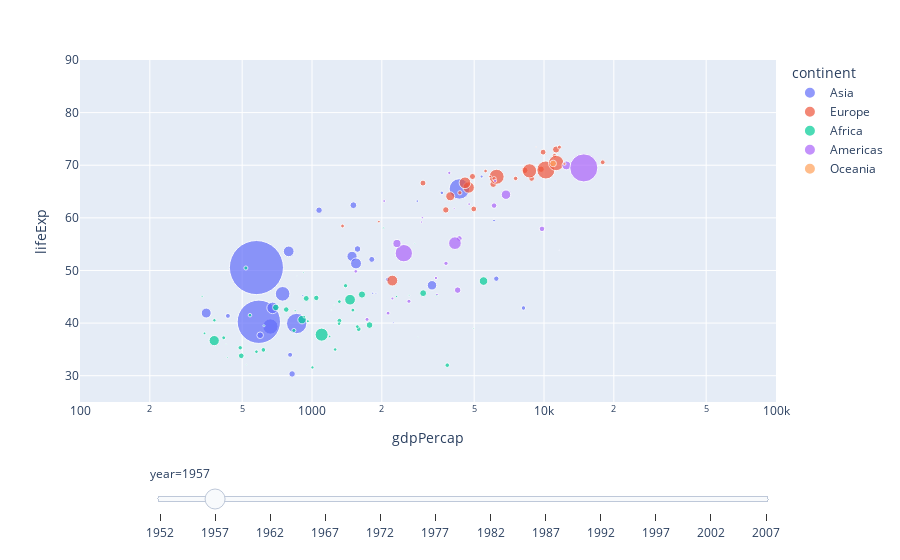

The code cell stored with this chart in its notebook:
### Code cell
df = px.data.gapminder()
fig = px.scatter(df, x="gdpPercap", y="lifeExp", animation_frame="year", animation_group="country",
           size="pop", color="continent", hover_name="country",
           log_x=True, size_max=55, range_x=[100,100000], range_y=[25,90])

fig["layout"].pop("updatemenus") # optional, drop animation buttons
fig.update_layout(height=600)
fig.show()

### Figure 1 — Plotly figure (JSON) as saved in the notebook; plotly's stock layout.template omitted (floating-point values rounded to 4 significant figures)
{"data": [{"hovertemplate": "<b>%{hovertext}</b><br><br>continent=Asia<br>year=1957<br>gdpPercap=%{x}<br>lifeExp=%{y}<br>pop=%{marker.size}<extra></extra>", "hovertext": ["Afghanistan", "Bahrain", "Bangladesh", "Cambodia", "China", "Hong Kong, China", "India", "Indonesia", "Iran", "Iraq", "Israel", "Japan", "Jordan", "Korea, Dem. Rep.", "Korea, Rep.", "Kuwait", "Lebanon", "Malaysia", "Mongolia", "Myanmar", "Nepal", "Oman", "Pakistan", "Philippines", "Saudi Arabia", "Singapore", "Sri Lanka", "Syria", "Taiwan", "Thailand", "Vietnam", "West Bank and Gaza", "Yemen, Rep."], "ids": ["Afghanistan", "Bahrain", "Bangladesh", "Cambodia", "China", "Hong Kong, China", "India", "Indonesia", "Iran", "Iraq", "Israel", "Japan", "Jordan", "Korea, Dem. Rep.", "Korea, Rep.", "Kuwait", "Lebanon", "Malaysia", "Mongolia", "Myanmar", "Nepal", "Oman", "Pakistan", "Philippines", "Saudi Arabia", "Singapore", "Sri Lanka", "Syria", "Taiwan", "Thailand", "Vietnam", "West Bank and Gaza", "Yemen, Rep."], "legendgroup": "Asia", "marker": {"color": "#636efa", "size": [9240934, 138655, 51365468, 5322536, 637408000, 2736300, 409000000, 90124000, 19792000, 6248643, 1944401, 91563009, 746559, 9411381, 22611552, 212846, 1647412, 7739235, 882134, 21731844, 9682338, 561977, 46679944, 26072194, 4419650, 1445929, 9128546, 4149908, 10164215, 25041917, 28998543, 1070439, 5498090], "sizemode": "area", "sizeref": 435900.0, "symbol": "circle"}, "mode": "markers", "name": "Asia", "orientation": "v", "showlegend": true, "type": "scatter", "x": [820.9, 11640.0, 661.6, 434.0, 576.0, 3629.0, 590.1, 858.9, 3290.0, 6229.0, 5385.0, 4318.0, 1886.0, 1571.0, 1488.0, 113500.0, 6090.0, 1810.0, 912.7, 350, 597.9, 2243.0, 747.1, 1548.0, 8158.0, 2843.0, 1073.0, 2117.0, 1508.0, 793.6, 676.3, 1827.0, 804.8], "xaxis": "x", "y": [30.33, 53.83, 39.35, 41.37, 50.55, 64.75, 40.25, 39.92, 47.18, 48.44, 67.84, 65.5, 45.67, 54.08, 52.68, 58.03, 59.49, 52.1, 45.25, 41.91, 37.69, 40.08, 45.56, 51.33, 42.87, 63.18, 61.46, 48.28, 62.4, 53.63, 42.89, 45.67, 33.97], "yaxis": "y"}, {"hovertemplate": "<b>%{hovertext}</b><br><br>continent=Europe<br>year=1957<br>gdpPercap=%{x}<br>lifeExp=%{y}<br>pop=%{marker.size}<extra></extra>", "hovertext": ["Albania", "Austria", "Belgium", "Bosnia and Herzegovina", "Bulgaria", "Croatia", "Czech Republic", "Denmark", "Finland", "France", "Germany", "Greece", "Hungary", "Iceland", "Ireland", "Italy", "Montenegro", "Netherlands", "Norway", "Poland", "Portugal", "Romania", "Serbia", "Slovak Republic", "Slovenia", "Spain", "Sweden", "Switzerland", "Turkey", "United Kingdom"], "ids": ["Albania", "Austria", "Belgium", "Bosnia and Herzegovina", "Bulgaria", "Croatia", "Czech Republic", "Denmark", "Finland", "France", "Germany", "Greece", "Hungary", "Iceland", "Ireland", "Italy", "Montenegro", "Netherlands", "Norway", "Poland", "Portugal", "Romania", "Serbia", "Slovak Republic", "Slovenia", "Spain", "Sweden", "Switzerland", "Turkey", "United Kingdom"], "legendgroup": "Europe", "marker": {"color": "#EF553B", "size": [1476505, 6965860, 8989111, 3076000, 7651254, 3991242, 9513758, 4487831, 4324000, 44310863, 71019069, 8096218, 9839000, 165110, 2878220, 49182000, 442829, 11026383, 3491938, 28235346, 8817650, 17829327, 7271135, 3844277, 1533070, 29841614, 7363802, 5126000, 25670939, 51430000], "sizemode": "area", "sizeref": 435900.0, "symbol": "circle"}, "mode": "markers", "name": "Europe", "orientation": "v", "showlegend": true, "type": "scatter", "x": [1942.0, 8843.0, 9715.0, 1354.0, 3009.0, 4338.0, 8256.0, 11100.0, 7545.0, 8663.0, 10190.0, 4916.0, 6040.0, 9244.0, 5599.0, 6249.0, 3682.0, 11280.0, 11650.0, 4734.0, 3775.0, 3943.0, 4981.0, 6093.0, 5862.0, 4565.0, 9912.0, 17910.0, 2219.0, 11280.0], "xaxis": "x", "y": [59.28, 67.48, 69.24, 58.45, 66.61, 64.77, 69.03, 71.81, 67.49, 68.93, 69.1, 67.86, 66.41, 73.47, 68.9, 67.81, 61.45, 72.99, 73.44, 65.77, 61.51, 64.1, 61.69, 67.45, 67.85, 66.66, 72.49, 70.56, 48.08, 70.42], "yaxis": "y"}, {"hovertemplate": "<b>%{hovertext}</b><br><br>continent=Africa<br>year=1957<br>gdpPercap=%{x}<br>lifeExp=%{y}<br>pop=%{marker.size}<extra></extra>", "hovertext": ["Algeria", "Angola", "Benin", "Botswana", "Burkina Faso", "Burundi", "Cameroon", "Central African Republic", "Chad", "Comoros", "Congo, Dem. Rep.", "Congo, Rep.", "Cote d'Ivoire", "Djibouti", "Egypt", "Equatorial Guinea", "Eritrea", "Ethiopia", "Gabon", "Gambia", "Ghana", "Guinea", "Guinea-Bissau", "Kenya", "Lesotho", "Liberia", "Libya", "Madagascar", "Malawi", "Mali", "Mauritania", "Mauritius", "Morocco", "Mozambique", "Namibia", "Niger", "Nigeria", "Reunion", "Rwanda", "Sao Tome and Principe", "Senegal", "Sierra Leone", "Somalia", "South Africa", "Sudan", "Swaziland", "Tanzania", "Togo", "Tunisia", "Uganda", "Zambia", "Zimbabwe"], "ids": ["Algeria", "Angola", "Benin", "Botswana", "Burkina Faso", "Burundi", "Cameroon", "Central African Republic", "Chad", "Comoros", "Congo, Dem. Rep.", "Congo, Rep.", "Cote d'Ivoire", "Djibouti", "Egypt", "Equatorial Guinea", "Eritrea", "Ethiopia", "Gabon", "Gambia", "Ghana", "Guinea", "Guinea-Bissau", "Kenya", "Lesotho", "Liberia", "Libya", "Madagascar", "Malawi", "Mali", "Mauritania", "Mauritius", "Morocco", "Mozambique", "Namibia", "Niger", "Nigeria", "Reunion", "Rwanda", "Sao Tome and Principe", "Senegal", "Sierra Leone", "Somalia", "South Africa", "Sudan", "Swaziland", "Tanzania", "Togo", "Tunisia", "Uganda", "Zambia", "Zimbabwe"], "legendgroup": "Africa", "marker": {"color": "#00cc96", "size": [10270856, 4561361, 1925173, 474639, 4713416, 2667518, 5359923, 1392284, 2894855, 170928, 15577932, 940458, 3300000, 71851, 25009741, 232922, 1542611, 22815614, 434904, 323150, 6391288, 2876726, 601095, 7454779, 813338, 975950, 1201578, 5181679, 3221238, 4241884, 1076852, 609816, 11406350, 7038035, 548080, 3692184, 37173340, 308700, 2822082, 61325, 3054547, 2295678, 2780415, 16151549, 9753392, 326741, 9452826, 1357445, 3950849, 6675501, 3016000, 3646340], "sizemode": "area", "sizeref": 435900.0, "symbol": "circle"}, "mode": "markers", "name": "Africa", "orientation": "v", "showlegend": true, "type": "scatter", "x": [3014.0, 3828.0, 959.6, 918.2, 617.2, 379.6, 1313.0, 1191.0, 1308.0, 1211.0, 905.9, 2315.0, 1501.0, 2865.0, 1459.0, 426.1, 344.2, 378.9, 4976.0, 520.9, 1044.0, 576.3, 431.8, 944.4, 336.0, 621.0, 3448.0, 1589.0, 416.4, 490.4, 846.1, 2034.0, 1642.0, 495.6, 2621.0, 835.5, 1101.0, 2769.0, 540.3, 860.7, 1568.0, 1004.0, 1258.0, 5487.0, 1770.0, 1245.0, 698.5, 925.9, 1395.0, 774.4, 1312.0, 518.8], "xaxis": "x", "y": [45.69, 32.0, 40.36, 49.62, 34.91, 40.53, 40.43, 37.46, 39.88, 42.46, 40.65, 45.05, 42.47, 37.33, 44.44, 35.98, 38.05, 36.67, 39.0, 32.06, 44.78, 34.56, 33.49, 44.69, 45.05, 39.49, 45.29, 38.87, 37.21, 35.31, 42.34, 58.09, 45.42, 33.78, 45.23, 38.6, 37.8, 55.09, 41.5, 48.95, 39.33, 31.57, 34.98, 47.98, 39.62, 43.42, 42.97, 41.21, 47.1, 42.57, 44.08, 50.47], "yaxis": "y"}, {"hovertemplate": "<b>%{hovertext}</b><br><br>continent=Americas<br>year=1957<br>gdpPercap=%{x}<br>lifeExp=%{y}<br>pop=%{marker.size}<extra></extra>", "hovertext": ["Argentina", "Bolivia", "Brazil", "Canada", "Chile", "Colombia", "Costa Rica", "Cuba", "Dominican Republic", "Ecuador", "El Salvador", "Guatemala", "Haiti", "Honduras", "Jamaica", "Mexico", "Nicaragua", "Panama", "Paraguay", "Peru", "Puerto Rico", "Trinidad and Tobago", "United States", "Uruguay", "Venezuela"], "ids": ["Argentina", "Bolivia", "Brazil", "Canada", "Chile", "Colombia", "Costa Rica", "Cuba", "Dominican Republic", "Ecuador", "El Salvador", "Guatemala", "Haiti", "Honduras", "Jamaica", "Mexico", "Nicaragua", "Panama", "Paraguay", "Peru", "Puerto Rico", "Trinidad and Tobago", "United States", "Uruguay", "Venezuela"], "legendgroup": "Americas", "marker": {"color": "#ab63fa", "size": [19610538, 3211738, 65551171, 17010154, 7048426, 14485993, 1112300, 6640752, 2923186, 4058385, 2355805, 3640876, 3507701, 1770390, 1535090, 35015548, 1358828, 1063506, 1770902, 9146100, 2260000, 764900, 171984000, 2424959, 6702668], "sizemode": "area", "sizeref": 435900.0, "symbol": "circle"}, "mode": "markers", "name": "Americas", "orientation": "v", "showlegend": true, "type": "scatter", "x": [6857.0, 2128.0, 2487.0, 12490.0, 4316.0, 2324.0, 2990.0, 6092.0, 1544.0, 3781.0, 3422.0, 2617.0, 1727.0, 2220.0, 4757.0, 4132.0, 3457.0, 2962.0, 2046.0, 4245.0, 3907.0, 4100.0, 14850.0, 6151.0, 9802.0], "xaxis": "x", "y": [64.4, 41.89, 53.28, 69.96, 56.07, 55.12, 60.03, 62.33, 49.83, 51.36, 48.57, 44.14, 40.7, 44.66, 62.61, 55.19, 45.43, 59.2, 63.2, 46.26, 68.54, 61.8, 69.49, 67.04, 57.91], "yaxis": "y"}, {"hovertemplate": "<b>%{hovertext}</b><br><br>continent=Oceania<br>year=1957<br>gdpPercap=%{x}<br>lifeExp=%{y}<br>pop=%{marker.size}<extra></extra>", "hovertext": ["Australia", "New Zealand"], "ids": ["Australia", "New Zealand"], "legendgroup": "Oceania", "marker": {"color": "#FFA15A", "size": [9712569, 2229407], "sizemode": "area", "sizeref": 435900.0, "symbol": "circle"}, "mode": "markers", "name": "Oceania", "orientation": "v", "showlegend": true, "type": "scatter", "x": [10950.0, 12250.0], "xaxis": "x", "y": [70.33, 70.26], "yaxis": "y"}], "layout": {"autosize": true, "legend": {"itemsizing": "constant", "title": {"text": "continent"}, "tracegroupgap": 0}, "margin": {"t": 60}, "sliders": [{"active": 1, "currentvalue": {"prefix": "year="}, "len": 0.9, "pad": {"b": 10, "t": 60}, "steps": [{"args": [["1952"], {"frame": {"duration": 0, "redraw": false}, "fromcurrent": true, "mode": "immediate", "transition": {"duration": 0, "easing": "linear"}}], "label": "1952", "method": "animate"}, {"args": [["1957"], {"frame": {"duration": 0, "redraw": false}, "fromcurrent": true, "mode": "immediate", "transition": {"duration": 0, "easing": "linear"}}], "label": "1957", "method": "animate"}, {"args": [["1962"], {"frame": {"duration": 0, "redraw": false}, "fromcurrent": true, "mode": "immediate", "transition": {"duration": 0, "easing": "linear"}}], "label": "1962", "method": "animate"}, {"args": [["1967"], {"frame": {"duration": 0, "redraw": false}, "fromcurrent": true, "mode": "immediate", "transition": {"duration": 0, "easing": "linear"}}], "label": "1967", "method": "animate"}, {"args": [["1972"], {"frame": {"duration": 0, "redraw": false}, "fromcurrent": true, "mode": "immediate", "transition": {"duration": 0, "easing": "linear"}}], "label": "1972", "method": "animate"}, {"args": [["1977"], {"frame": {"duration": 0, "redraw": false}, "fromcurrent": true, "mode": "immediate", "transition": {"duration": 0, "easing": "linear"}}], "label": "1977", "method": "animate"}, {"args": [["1982"], {"frame": {"duration": 0, "redraw": false}, "fromcurrent": true, "mode": "immediate", "transition": {"duration": 0, "easing": "linear"}}], "label": "1982", "method": "animate"}, {"args": [["1987"], {"frame": {"duration": 0, "redraw": false}, "fromcurrent": true, "mode": "immediate", "transition": {"duration": 0, "easing": "linear"}}], "label": "1987", "method": "animate"}, {"args": [["1992"], {"frame": {"duration": 0, "redraw": false}, "fromcurrent": true, "mode": "immediate", "transition": {"duration": 0, "easing": "linear"}}], "label": "1992", "method": "animate"}, {"args": [["1997"], {"frame": {"duration": 0, "redraw": false}, "fromcurrent": true, "mode": "immediate", "transition": {"duration": 0, "easing": "linear"}}], "label": "1997", "method": "animate"}, {"args": [["2002"], {"frame": {"duration": 0, "redraw": false}, "fromcurrent": true, "mode": "immediate", "transition": {"duration": 0, "easing": "linear"}}], "label": "2002", "method": "animate"}, {"args": [["2007"], {"frame": {"duration": 0, "redraw": false}, "fromcurrent": true, "mode": "immediate", "transition": {"duration": 0, "easing": "linear"}}], "label": "2007", "method": "animate"}], "x": 0.1, "xanchor": "left", "y": 0, "yanchor": "top"}], "xaxis": {"anchor": "y", "domain": [0, 1], "range": [2, 5], "title": {"text": "gdpPercap"}, "type": "log"}, "yaxis": {"anchor": "x", "domain": [0, 1], "range": [25, 90], "title": {"text": "lifeExp"}, "type": "linear"}}}
